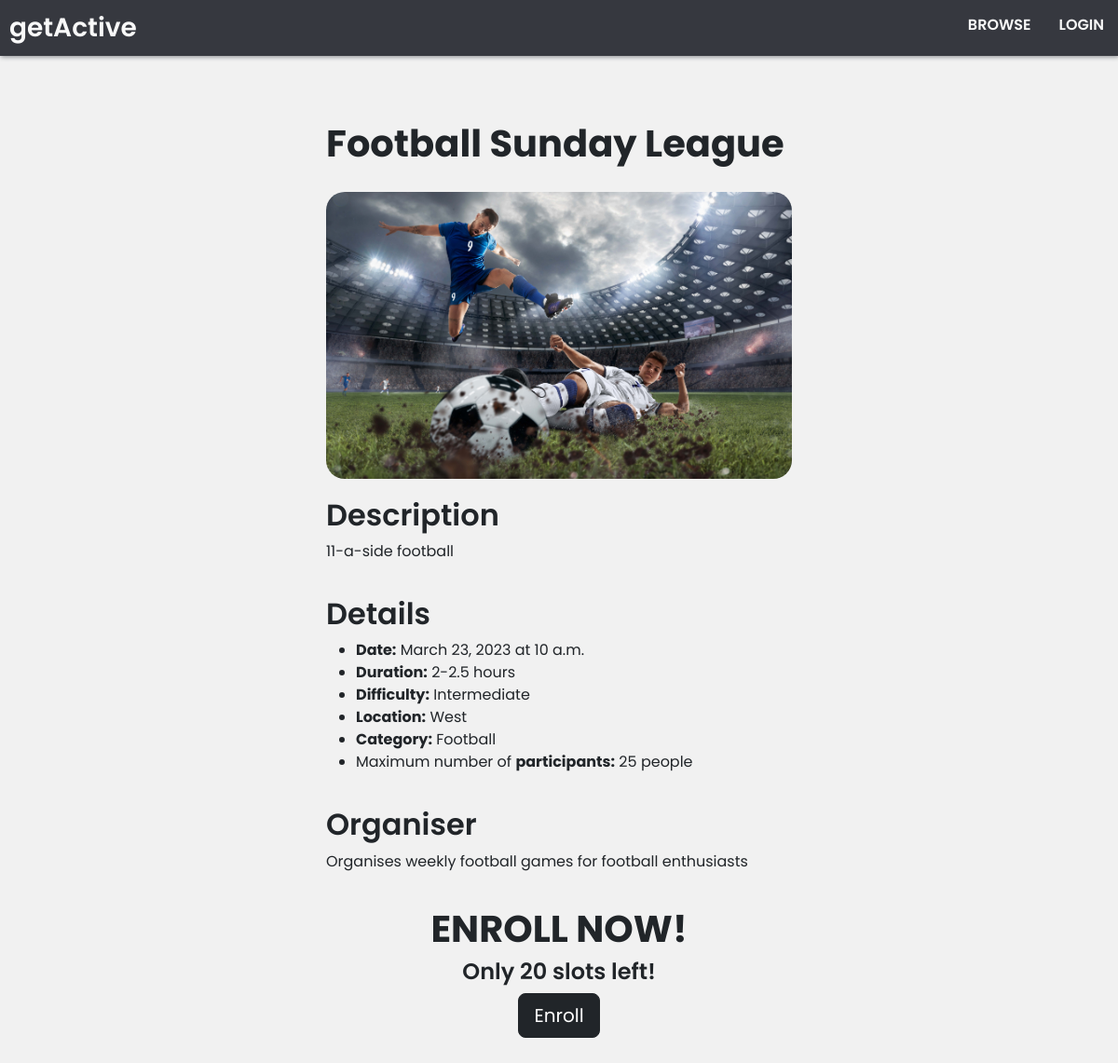
/activity/Football Sunday League, run on the app's committed database.
### getActive/models.py (models this page shows, shortened)
class Activity(models.Model):
    location_choices = [
        ("", "Location"),
        ("Central", "Central"),
        ("East", "East"),
        ("West", "West"),
        ("North", "North"),
        ("South", "South")
    ]
    category_choices = [
        ("", "Category"),
        ("Badminton", "Badminton"),
        ("Basketball", "Basketball"),
        ("Football", "Football"),
        ("Golf", "Golf"),
        ("Floorball", "Floorball"),
        ("Swimming", "Swimming"),
        ("Tennis", "Tennis"),
        ("Volleyball", "Volleyball"),
        ("Yoga", "Yoga"),
        ("Cycling", "Cycling"),
        ("Other", "Other")
    ]
    difficulty_choices = [
        ("", "Difficulty"),
        ("Introductory", "Introductory"),
        ("Intermediate", "Intermediate"),
        ("Advanced", "Advanced")
    ]
    duration_choices = [
        ("", "Duration"),
        ("-30", "<30min"),
        ("30-1", "30min-1h"),
        ("1-1.5", "1h-1.5h"),
        ("2-2.5", "2h-2.5h"),
        ("2.5-3", "2.5h-3h"),
        ("+3", ">3h")
    ]
    creator = models.ForeignKey(
        User, on_delete=models.CASCADE, related_name="creator")
    date = models.DateField()
    description = models.CharField(max_length=5000)
    title = models.CharField(max_length=100)
    max_people = models.IntegerField()
    location = models.CharField(choices=location_choices, max_length=64)
    category = models.CharField(choices=category_choices, max_length=64)
    difficulty = models.CharField(choices=difficulty_choices, max_length=64)
    activity_date = models.DateField()
    start_hour = models.TimeField()
    duration = models.CharField(
        blank=True, null=True, max_length=64, choices=duration_choices)
    image = models.CharField(max_length=64, blank=True, null=True)
    about_author = models.CharField(max_length=1000)
    prerequisites = models.CharField(max_length=1000)
    how_to_attend_meeting = models.CharField(max_length=1000)
    attendants = models.ManyToManyField(User, related_name="attendants")
    def serialize(self):
        return {
            "creator": self.creator.username,
            "date": self.date,
            "description": self.description,
            "title": self.title,
            "max_people": self.max_people,
            "location": self.location,
            "category": self.category,
            "difficulty": self.difficulty,
            "activity_date": self.activity_date,
            "start_hour": self.start_hour,
            "duration": self.duration,
            "image": self.image,
            "prerequisites": self.prerequisites,
            "about_author": self.about_author,
            "how_to_attend_meeting": self.how_to_attend_meeting
        }

### getActive/views.py (the view)
# urls.py: path("activity/<str:title>", views.activity, name="activity"),
def activity(request, title):
    if request.method == "GET":
        try:
            activity = Activity.objects.get(title=title)
            data = [activity.serialize()]
        except Activity.DoesNotExist:
            data = "error"
        return render(request, "getActive/activity.html", {
            "data": data[0],
            "isAttendant": request.user in activity.attendants.all()
        })

### getActive/templates/getActive/activity.html (shortened to what this page needs)
{% extends 'getActive/layout.html'%}
{% load static %}
{% block body %}
  <div class="act_container">
    <div class="act_wrapper">
      <div class="act_section">
        <h1 class="activity_title">{{data.title}}</h1>
      </div>
      <div class="act_section">
        <img src="{{data.image}}" class="activity_image">
      </div>
      <div class="act_section">
        <h2>Description</h2>
        <p>{{data.description}}</p>
      </div>
        <div class="act_section">
          <h2>Details</h2>
          <ul>
            <li><strong>Date:</strong> {{data.date}} at {{data.start_hour}}</li>
            {% ifnotequal data.duration "-30"%}
              <li><strong>Duration:</strong> {{data.duration}} hours</li>
            {% else %}
              <li><strong>Duration:</strong> {{data.duration}} min</li>
            {% endifnotequal %}
            <li><strong>Difficulty:</strong> {{data.difficulty}}</li>
            <li><strong>Location:</strong> {{data.location}}</li>
            <li><strong>Category:</strong> {{data.category}}</li>
            <li>Maximum number of <strong>participants:</strong> {{data.max_people}} people</li>
          </ul>
        </div>
        <div class="act_section">
          <h2>Organiser</h2>
          <p>{{data.about_author}}</p>
        </div>
      <div class="act_section">
        {% if not isAttendant %}
          <div class="enroll">
            <h1>ENROLL NOW!</h1>
            <h4>Only 20 slots left!</h4>
            <button class="btn btn-dark btn-lg">Enroll</button>
          </div>
        {% else %}
          <div class="enroll">
            <button class="btn btn-secondary btn-lg">Unenroll</button>
          </div>
        {% endif %}
      </div>
    </div>
  </div>
{% endblock %}

### getActive/templates/getActive/layout.html (shortened to what this page needs)
{% load static %}
<!DOCTYPE html>
<html lang="en">
<head>
    <link href="https://cdn.jsdelivr.net/npm/bootstrap@5.3.0-alpha1/dist/css/bootstrap.min.css" rel="stylesheet"
>
    <link href="{% static 'getActive/styles.css' %}" rel="stylesheet">
    <link rel="stylesheet" href="https://unpkg.com/aos@next/dist/aos.css" />
</head>
<body style="background: #f1f1f1; overflow-x: hidden; max-width: 100%;">
    <header class="header">
        <a href="{% url 'activities' %}" class="logo">getActive</a>
        <nav class="nav">
            <ul class="menu">
                <li><a href="{% url 'activities' %}">BROWSE</a></li>
                {% if user.is_authenticated %}
                <li><a href="{% url 'my_activities' %}">MY ACTIVITIES</a></li>
                <li><a href="{% url 'new_activity' type=1 %}">CREATE ACTIVITY</a></li>
                <li><a href="{% url 'logout' %}">LOGOUT</a></li>
                {% else %}
                <li><a href="{% url 'login' %}">LOGIN</a></li>
                {% endif %}
            </ul>
        </nav>
    </header>
    <div>
        <div>
            {% block body %}
            {% endblock %}
        </div>
    </div>
</body>
</html>

### getActive/static/getActive/styles.css (style rules this page uses)
:root { --white: #f9f9f9; --black: #36383F; --gray: #85888C; }
* { margin: 0; padding: 0; box-sizing: border-box; font-family: "Poppins", sans-serif; }
body { background-color: var(--white); }
a { text-decoration: none; }
h1 { font-weight: 700; }
h2, h3, h4, h5, h6 { font-weight: 600; }
.header { background-color: var(--black); box-shadow: 1px 1px 5px 0px var(--gray); position: sticky; top: 0; width: 100%; height: 60px; }
.logo { display: inline-block; color: var(--white); font-size: 28px; line-height: 60px; margin-left: 10px; font-weight: 600; }
.nav { width: 100%; position: fixed; background-color: var(--black); overflow: hidden; max-height: 0; transition: max-height .5s ease-out; }
.nav ul { list-style: none; }
.menu a { display: block; padding: 15px; color: var(--white); font-weight: 600; }
@media (min-width: 768px) { .nav { max-height: none; top: 0; position: relative; float: right; width: fit-content; background-color: transparent; } }
@media (min-width: 768px) { .menu li { float: left; } }
a { color: black; text-decoration: none; }
.activity_image { max-width: 500px !important; border-radius: 20px; }
.act_container { display: flex; flex-direction: column; width: 100%; justify-content: center; align-items: center; padding: 40px 40px; }
.act_wrapper { align-items: flex-start; }
.act_section { padding-top: 20px; }
.enroll { text-align: center; }

### data on the page
Activity: title "Football Sunday League", image (picture), description "11-a-side football", date "March 23, 2023", start_hour "10 a.m.", duration "2-2.5", difficulty "Intermediate", location "West", category "Football", about_author "Organises weekly football games for football enthusiasts"

### other printed values
{{ data.max_people }} "25"
